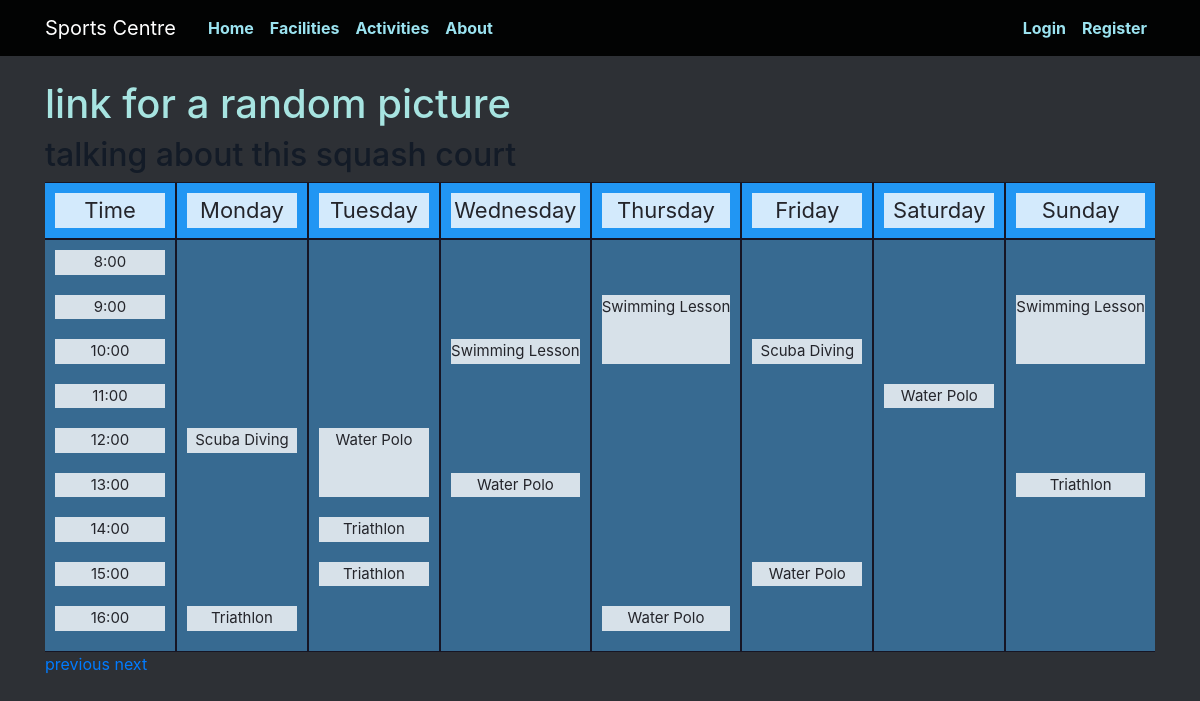
Page /facilities/swimming_pool/2020/12 on the committed database.
### app/models.py (models this page shows)
class Booking(db.Model):
  id = db.Column(db.Integer, primary_key=True)
  facility = db.Column(db.Integer, db.ForeignKey('user.id'), nullable=False)
  user = db.Column(db.Integer, db.ForeignKey('facility.id') , nullable=False)
  datetime = db.Column(db.DateTime, nullable=False)
  week = db.Column(db.Integer)
  year = db.Column(db.Integer)
  duration = db.Column(db.Integer, nullable=False)
  activity = db.Column(db.Integer, nullable=False)
  paid = db.Column(db.Integer, default=0)

class Activity(db.Model):
  id = db.Column(db.Integer, primary_key=True)
  facility = db.Column(db.Integer, db.ForeignKey('facility.id'), nullable=False)
  name = db.Column(db.String)
  url = db.Column(db.String(100))

### app/views.py (the view)
@app.route('/facilities/<facility_url>/<int:year>/<int:week>')
def show_facility(facility_url, year, week):
  facility = models.Facility.query.filter_by(url=facility_url).first_or_404()
  bookings = []
  for i in range(8):
    b = models.Booking.query.order_by(models.Booking.id.asc()).filter_by(facility=facility.id).filter_by(week=week).filter_by(year=year)
    filtered_b = []
    for query in b:
      if query.datetime.weekday() == i-1:
        filtered_b.append(query)
    bookings.append(filtered_b)
  address = 'facilities/' + facility.url + '.html'
  title = facility.name
  activity = models.Activity.query.order_by(models.Activity.id.asc())
  return render_template(address, title=title, bookings=bookings, url='/facilities/'+facility_url, year=year, week=week, activity=activity)

### app/templates/facilities/swimming_pool.html
{% extends "facilities_index.html" %}
{% block picture %}
link for a random picture
{% endblock %}
{% block info %}
talking about this squash court
{% endblock %}

### app/templates/timetable.html (shortened to what this page needs)
{% extends "index.html" %}
{% block content %}
  {% block top %}
  {% endblock %}
  <div class="scroll">
  <div class="grid-container">
  <div class="grid-sub-header">
    <div style=>Time</div>
  </div>
  {% for day in ["Monday", "Tuesday", "Wednesday", "Thursday", "Friday", "Saturday", "Sunday"] %}
  <div class="grid-sub-header">
    <div style="grid-row-start: header;">{{ day }}</div>
  </div>
  {% endfor %}
  <div class="grid-sub">
    {% for time in ["8:00", "9:00", "10:00", "11:00", "12:00", "13:00", "14:00", "15:00", "16:00"] %}
      <div style="grid-row-start: time-{{ loop.index0 + 8 }}; grid-column: 1/2;">{{ time }}</div>
    {% endfor %}
  </div>
  {% for day in ["Monday", "Tuesday", "Wednesday", "Thursday", "Friday", "Saturday", "Sunday"] %}
  <div class="grid-sub">
    {% for booking in bookings[loop.index0+1] %}
      <div style="grid-row: time-{{ booking.datetime.strftime('%-H') }} / time-{{ booking.datetime.strftime('%-H')|int + booking.duration }};">
        {% if booking.activity == -1 %}
          Booked
        {% else %}
          {{ activity[booking.activity].name }}
        {% endif %}
      </div>
    {% endfor %}
  </div>
  {% endfor %}
  </div>
  </div>
  <a href="{{ url }}/{{ year }}/{{ week - 1 }}">previous</a>
  <a href="{{ url }}/{{ year }}/{{ week + 1 }}">next</a>
{% endblock %}

### app/static/style.css (style rules this page uses)
body { background: rgb(45, 48, 53); color: rgb(36, 37, 43); margin-top: 5rem; }
.grid-container { display: grid; grid-template-columns: [time] 1fr [day-0] 1fr [day-1] 1fr [day-2] 1fr [day-3] 1fr [day-4] 1fr [day-5] 1fr [day-6] 1fr; grid-gap: 2px; padding: 10px; background-color: rgba(17, 14, 32, 0.8); text-align: center; padding: 1px 0; font-size: 20px; grid-template-columns: repeat(8, 1fr); }
.grid-sub-header { display: grid; background-color: #2196F3; padding: 10px; grid-auto-columns: 1fr; }
.grid-sub-header > div { background-color: rgba(255, 255, 255, 0.8); text-align: center; padding: 1px 0; font-size: 22px; }
.grid-sub { display: grid; grid-template-rows: [time-8] 1fr [time-9] 1fr [time-10] 1fr [time-11] 1fr [time-12] 1fr [time-13] 1fr [time-14] 1fr [time-15] 1fr [time-16] 1fr [time-17] 0fr; grid-gap: 20px; background-color: rgb(55, 106, 145); padding-top: 10px; padding-left: 10px; padding-right: 10px; grid-auto-columns: 1fr; }
.grid-sub > div { background-color: rgba(255, 255, 255, 0.8); text-align: center; padding: 1px 0; font-size: 15px; }
div.scroll { overflow: auto; white-space: nowrap; }

### rows in the picture
Booking: activity.name "Scuba Diving"
Booking: activity.name "Triathlon"
Booking: activity.name "Water Polo"
Booking: activity.name "Triathlon"
Booking: activity.name "Triathlon"
Booking: activity.name "Swimming Lesson"
Booking: activity.name "Water Polo"
Booking: activity.name "Swimming Lesson"
Booking: activity.name "Water Polo"
Booking: activity.name "Scuba Diving"
Booking: activity.name "Water Polo"
Booking: activity.name "Water Polo"
Booking: activity.name "Swimming Lesson"
Booking: activity.name "Triathlon"

### other values in the picture
{{ day }} "Monday" "Tuesday" "Wednesday" "Thursday" "Friday" "Saturday" "Sunday"
{{ time }} "8:00" "9:00" "10:00" "11:00" "12:00" "13:00" "14:00" "15:00" "16:00"
